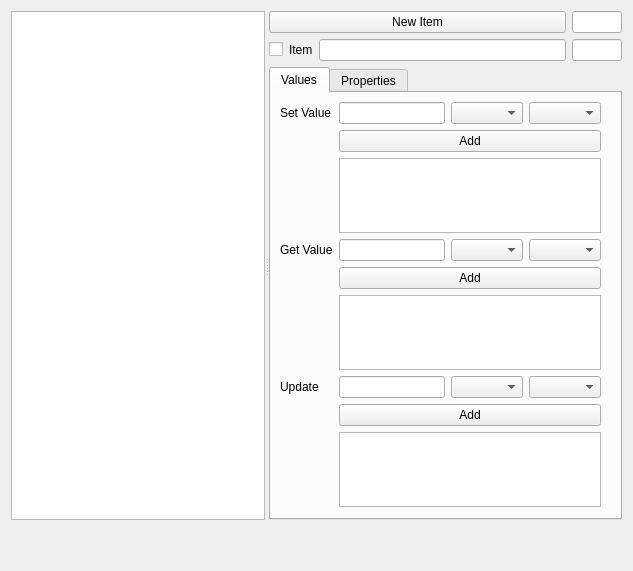
      <widget class="QWidget" name="tab_2">
       <attribute name="title">
        <string>Widgets</string>
       </attribute>
       <layout class="QVBoxLayout" name="verticalLayout_3">
        <item>
         <widget class="QSplitter" name="splitter_4">
          <property name="orientation">
           <enum>Qt::Horizontal</enum>
          </property>
          <widget class="QTableView" name="tblWidgets"/>
          <widget class="QWidget" name="layoutWidget">
           <layout class="QVBoxLayout" name="verticalLayout_4">
            <property name="rightMargin">
             <number>0</number>
            </property>
            <item>
             <layout class="QHBoxLayout" name="horizontalLayout_4">
              <property name="topMargin">
               <number>0</number>
              </property>
              <item>
               <widget class="QPushButton" name="cmdNewWidget">
                <property name="text">
                 <string>New Item</string>
                </property>
               </widget>
              </item>
              <item>
               <widget class="QLineEdit" name="txtWidgetID">
                <property name="maximumSize">
                 <size>
                  <width>50</width>
                  <height>16777215</height>
                 </size>
                </property>
               </widget>
              </item>
             </layout>
            </item>
            <item>
             <layout class="QHBoxLayout" name="horizontalLayout_34">
              <property name="topMargin">
               <number>0</number>
              </property>
              <item>
               <widget class="QCheckBox" name="chkWItem">
                <property name="text">
                 <string/>
                </property>
               </widget>
              </item>
              <item>
               <widget class="QLabel" name="label_16">
                <property name="text">
                 <string>Item</string>
                </property>
               </widget>
              </item>
              <item>
               <widget class="QLineEdit" name="txtWItem"/>
              </item>
              <item>
               <widget class="QLineEdit" name="txtWAbbrev">
                <property name="maximumSize">
                 <size>
                  <width>50</width>
                  <height>16777215</height>
                 </size>
                </property>
               </widget>
              </item>
             </layout>
            </item>
            <item>
             <widget class="QTabWidget" name="tabWidget_2">
              <property name="currentIndex">
               <number>0</number>
              </property>
              <widget class="QWidget" name="tab_11">
               <attribute name="title">
                <string>Values</string>
               </attribute>
               <layout class="QVBoxLayout" name="verticalLayout_17">
                <item>
                 <layout class="QFormLayout" name="formLayout_2">
                  <property name="rightMargin">
                   <number>10</number>
                  </property>
                  <item row="1" column="0">
                   <widget class="QLabel" name="label_18">
                    <property name="text">
                     <string>Set Value</string>
                    </property>
                   </widget>
                  </item>
                  <item row="1" column="1">
                   <layout class="QHBoxLayout" name="horizontalLayout_12">
                    <property name="topMargin">
                     <number>0</number>
                    </property>
                    <item>
                     <widget class="QLineEdit" name="txtWSetValue"/>
                    </item>
                    <item>
                     <widget class="QComboBox" name="cmbWSVDataType"/>
                    </item>
                    <item>
                     <widget class="QComboBox" name="cmdWidgetDataType_4"/>
                    </item>
                   </layout>
                  </item>
                  <item row="2" column="1">
                   <widget class="QPushButton" name="cmdWSV_add">
                    <property name="text">
                     <string>Add</string>
                    </property>
                   </widget>
                  </item>
                  <item row="3" column="1">
                   <widget class="QTableView" name="tblWSCommands">
                    <property name="maximumSize">
                     <size>
                      <width>16777215</width>
                      <height>75</height>
                     </size>
                    </property>
                   </widget>
                  </item>
                  <item row="4" column="0">
                   <widget class="QLabel" name="label_20">
                    <property name="text">
                     <string>Get Value</string>
                    </property>
                   </widget>
                  </item>
                  <item row="4" column="1">
                   <layout class="QHBoxLayout" name="horizontalLayout_6">
                    <property name="topMargin">
                     <number>0</number>
                    </property>
                    <item>
                     <widget class="QLineEdit" name="txtWGetValue"/>
                    </item>
                    <item>
                     <widget class="QComboBox" name="cmbWGVDataType"/>
                    </item>
                    <item>
                     <widget class="QComboBox" name="cmdWidgetDataType_2"/>
                    </item>
                   </layout>
                  </item>
                  <item row="5" column="1">
                   <widget class="QPushButton" name="cmdWGV_add">
                    <property name="text">
                     <string>Add</string>
                    </property>
                   </widget>
                  </item>
                  <item row="6" column="1">
                   <widget class="QTableView" name="tblWGCommands">
                    <property name="maximumSize">
                     <size>
                      <width>16777215</width>
                      <height>75</height>
                     </size>
                    </property>
                   </widget>
                  </item>
                  <item row="7" column="0">
                   <widget class="QLabel" name="label_22">
                    <property name="text">
                     <string>Update</string>
                    </property>
                   </widget>
                  </item>
                  <item row="7" column="1">
                   <layout class="QHBoxLayout" name="horizontalLayout_7">
                    <property name="topMargin">
                     <number>0</number>
                    </property>
                    <item>
                     <widget class="QLineEdit" name="txtWUpdateValue"/>
                    </item>
                    <item>
                     <widget class="QComboBox" name="cmbWUVDataType"/>
                    </item>
                    <item>
                     <widget class="QComboBox" name="cmdWidgetDataType_3"/>
                    </item>
                   </layout>
                  </item>
                  <item row="8" column="1">
                   <widget class="QPushButton" name="cmdWUV_add">
                    <property name="text">
                     <string>Add</string>
                    </property>
                   </widget>
                  </item>
                  <item row="9" column="1">
                   <widget class="QTableView" name="tblWUCommands">
                    <property name="maximumSize">
                     <size>
                      <width>16777215</width>
                      <height>75</height>
                     </size>
                    </property>
                   </widget>
                  </item>
                 </layout>
                </item>
               </layout>
              </widget>
              <widget class="QWidget" name="tab_12">
               <attribute name="title">
                <string>Properties</string>
               </attribute>
              </widget>
             </widget>
            </item>
           </layout>
          </widget>
         </widget>
        </item>
        <item>
         <spacer name="verticalSpacer">
          <property name="orientation">
           <enum>Qt::Vertical</enum>
          </property>
          <property name="sizeHint" stdset="0">
           <size>
            <width>20</width>
            <height>40</height>
           </size>
          </property>
         </spacer>
        </item>
       </layout>
      </widget>
